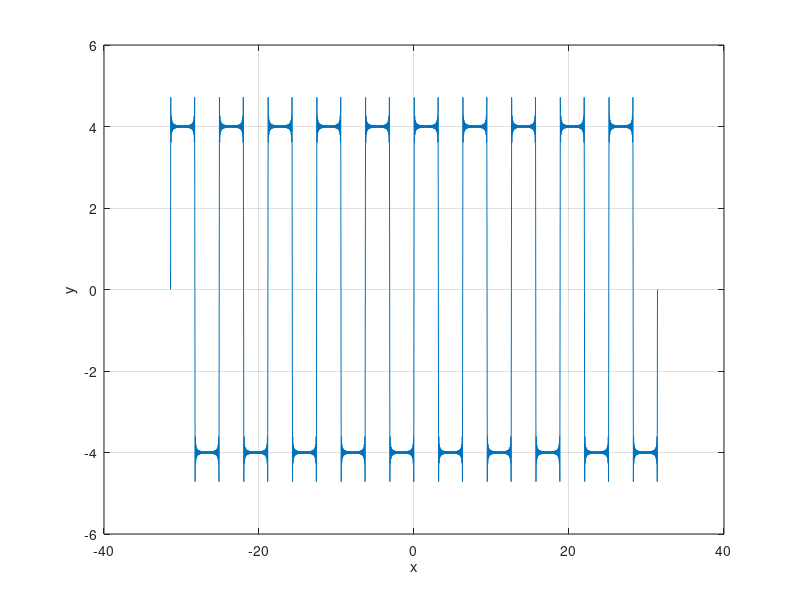

This figure's MATLAB source:
%% ME 3001 - Mechanical Engineeing Analysis
%
% Tristan Hill - 7/28/2014 - modified from Dr. Han
%
% Fourier Series Approximation of Saw Tooth Wave
%% 

clear all
close all
clc

x=-10*pi:0.01*pi:10*pi;
sum=0; %initialize the sum

%calculate the Sigma Series part of the function
n=100;
sum=0
    
for i=1:n
    sum=sum+(1-cos(i*pi))*sin(i*x)/i
    B=4
    f=sum*2*B/pi; %multiply by bn
    
plot(x,f)
grid on
    pause
end

 

xlabel('x')
ylabel('y')
